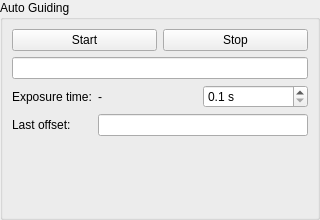
<?xml version="1.0" encoding="UTF-8"?>
<ui version="4.0">
 <class>AutoGuidingWidget</class>
 <widget class="QWidget" name="AutoGuidingWidget">
  <property name="geometry">
   <rect>
    <x>0</x>
    <y>0</y>
    <width>320</width>
    <height>220</height>
   </rect>
  </property>
  <property name="windowTitle">
   <string>Form</string>
  </property>
  <layout class="QVBoxLayout" name="verticalLayout">
   <property name="spacing">
    <number>0</number>
   </property>
   <property name="leftMargin">
    <number>0</number>
   </property>
   <property name="topMargin">
    <number>0</number>
   </property>
   <property name="rightMargin">
    <number>0</number>
   </property>
   <property name="bottomMargin">
    <number>0</number>
   </property>
   <item>
    <widget class="QGroupBox" name="groupBox">
     <property name="title">
      <string>Auto Guiding</string>
     </property>
     <layout class="QVBoxLayout" name="verticalLayout_2">
      <item>
       <layout class="QHBoxLayout" name="horizontalLayout">
        <item>
         <widget class="QPushButton" name="buttonStart">
          <property name="text">
           <string>Start</string>
          </property>
         </widget>
        </item>
        <item>
         <widget class="QPushButton" name="buttonStop">
          <property name="text">
           <string>Stop</string>
          </property>
         </widget>
        </item>
       </layout>
      </item>
      <item>
       <widget class="QLineEdit" name="labelLoopState">
        <property name="alignment">
         <set>Qt::AlignmentFlag::AlignCenter</set>
        </property>
        <property name="readOnly">
         <bool>true</bool>
        </property>
       </widget>
      </item>
      <item>
       <layout class="QFormLayout" name="formLayout">
        <item row="0" column="0">
         <widget class="QLabel" name="label">
          <property name="text">
           <string>Exposure time:</string>
          </property>
         </widget>
        </item>
        <item row="0" column="1">
         <layout class="QHBoxLayout" name="horizontalLayout_2">
          <property name="spacing">
           <number>0</number>
          </property>
          <item>
           <widget class="WatchedLabel" name="labelExposureTime">
            <property name="frameShape">
             <enum>QFrame::Shape::NoFrame</enum>
            </property>
            <property name="text">
             <string>-</string>
            </property>
           </widget>
          </item>
          <item>
           <widget class="ModifiedDoubleSpinBox" name="spinExposureTime">
            <property name="suffix">
             <string> s</string>
            </property>
            <property name="decimals">
             <number>1</number>
            </property>
            <property name="minimum">
             <double>0.100000000000000</double>
            </property>
            <property name="maximum">
             <double>3600.000000000000000</double>
            </property>
           </widget>
          </item>
         </layout>
        </item>
        <item row="1" column="0">
         <widget class="QLabel" name="label_2">
          <property name="text">
           <string>Last offset:</string>
          </property>
         </widget>
        </item>
        <item row="1" column="1">
         <widget class="QLineEdit" name="labelOffset">
          <property name="alignment">
           <set>Qt::AlignmentFlag::AlignCenter</set>
          </property>
          <property name="readOnly">
           <bool>true</bool>
          </property>
         </widget>
        </item>
       </layout>
      </item>
     </layout>
    </widget>
   </item>
  </layout>
 </widget>
 <customwidgets>
  <customwidget>
   <class>WatchedLabel</class>
   <extends>QLabel</extends>
   <header>..watchedlabel</header>
  </customwidget>
  <customwidget>
   <class>ModifiedDoubleSpinBox</class>
   <extends>QDoubleSpinBox</extends>
   <header>..modifiedmixin</header>
  </customwidget>
 </customwidgets>
 <tabstops>
  <tabstop>buttonStart</tabstop>
  <tabstop>buttonStop</tabstop>
  <tabstop>spinExposureTime</tabstop>
 </tabstops>
 <resources/>
 <connections/>
</ui>
